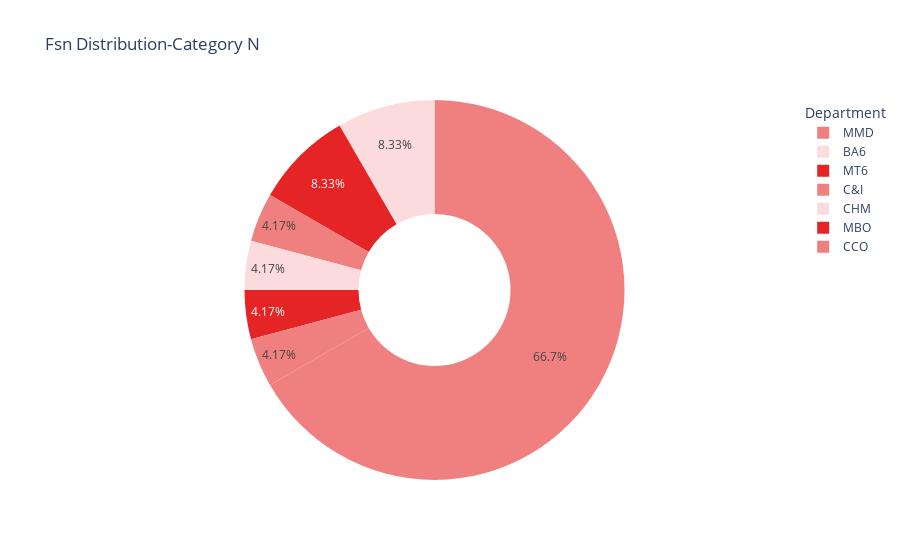

Notebook code cell kept with this figure:
### Code cell
#Pie chart for 'N' Category
fig_n = px.pie(df_n, names = 'Dept', title = 'Fsn Distribution-Category N', hole = .4,
              color_discrete_sequence = ['lightcoral'])
fig_n.update_layout(showlegend = True, legend = dict(title='Department'))
fig_n.show()

### Figure 1 — Plotly figure (JSON) as saved in the notebook; plotly's stock layout.template omitted (floating-point values rounded to 4 significant figures)
{"data": [{"domain": {"x": [0, 1], "y": [0, 1]}, "hole": 0.4, "hovertemplate": "Dept=%{label}<extra></extra>", "labels": ["MMD", "C&I", "CHM", "MBO", "BA6", "MT6", "MMD", "CCO", "BA6", "MT6", "MMD", "MMD", "MMD", "MMD", "MMD", "MMD", "MMD", "MMD", "MMD", "MMD", "MMD", "MMD", "MMD", "MMD"], "legendgroup": "", "name": "", "showlegend": true, "type": "pie"}], "layout": {"legend": {"title": {"text": "Department"}, "tracegroupgap": 0}, "piecolorway": ["lightcoral"], "showlegend": true, "title": {"text": "Fsn Distribution-Category N"}}}
